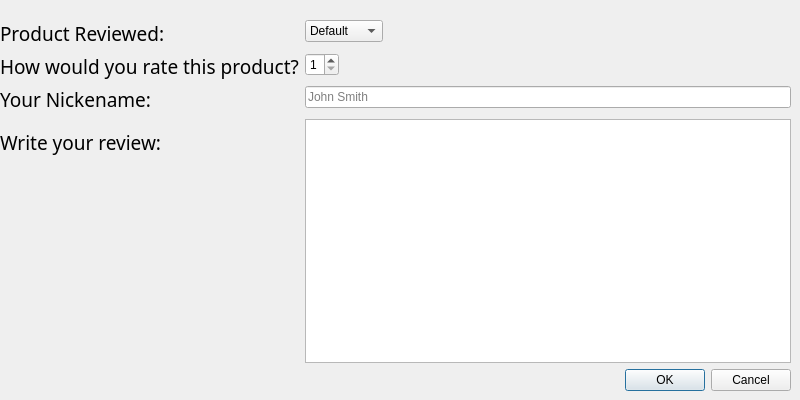
      <widget class="QWidget" name="WriteReview">
       <widget class="QWidget" name="formLayoutWidget">
        <property name="geometry">
         <rect>
          <x>0</x>
          <y>20</y>
          <width>791</width>
          <height>371</height>
         </rect>
        </property>
        <layout class="QFormLayout" name="formLayout">
         <property name="fieldGrowthPolicy">
          <enum>QFormLayout::ExpandingFieldsGrow</enum>
         </property>
         <item row="0" column="0">
          <widget class="QLabel" name="label_22">
           <property name="font">
            <font>
             <family>Heiti SC</family>
             <pointsize>14</pointsize>
            </font>
           </property>
           <property name="text">
            <string>Product Reviewed:</string>
           </property>
          </widget>
         </item>
         <item row="0" column="1">
          <widget class="QComboBox" name="comboBox">
           <item>
            <property name="text">
             <string>Default</string>
            </property>
           </item>
           <item>
            <property name="text">
             <string>Silver</string>
            </property>
           </item>
           <item>
            <property name="text">
             <string>Gold</string>
            </property>
           </item>
           <item>
            <property name="text">
             <string>Platinum</string>
            </property>
           </item>
          </widget>
         </item>
         <item row="1" column="0">
          <widget class="QLabel" name="label_23">
           <property name="font">
            <font>
             <family>Heiti SC</family>
             <pointsize>14</pointsize>
            </font>
           </property>
           <property name="text">
            <string>How would you rate this product?</string>
           </property>
          </widget>
         </item>
         <item row="1" column="1">
          <widget class="QSpinBox" name="spinBox">
           <property name="minimum">
            <number>1</number>
           </property>
           <property name="maximum">
            <number>5</number>
           </property>
          </widget>
         </item>
         <item row="2" column="0">
          <widget class="QLabel" name="label_25">
           <property name="font">
            <font>
             <family>Heiti SC</family>
             <pointsize>14</pointsize>
            </font>
           </property>
           <property name="text">
            <string>Your Nickename:</string>
           </property>
          </widget>
         </item>
         <item row="2" column="1">
          <widget class="QLineEdit" name="lineEdit">
           <property name="placeholderText">
            <string>John Smith</string>
           </property>
          </widget>
         </item>
         <item row="3" column="0">
          <widget class="QLabel" name="label_24">
           <property name="font">
            <font>
             <family>Heiti SC</family>
             <pointsize>14</pointsize>
            </font>
           </property>
           <property name="text">
            <string>Write your review:</string>
           </property>
          </widget>
         </item>
         <item row="3" column="1">
          <widget class="QTextEdit" name="textEdit">
           <property name="baseSize">
            <size>
             <width>0</width>
             <height>0</height>
            </size>
           </property>
          </widget>
         </item>
         <item row="4" column="1">
          <widget class="QDialogButtonBox" name="buttonBox">
           <property name="standardButtons">
            <set>QDialogButtonBox::Cancel|QDialogButtonBox::Ok</set>
           </property>
          </widget>
         </item>
        </layout>
       </widget>
      </widget>
